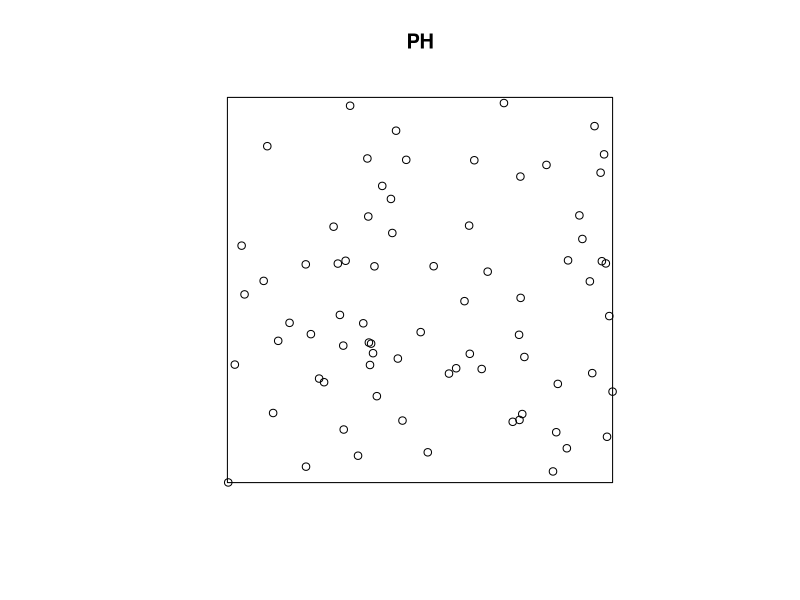
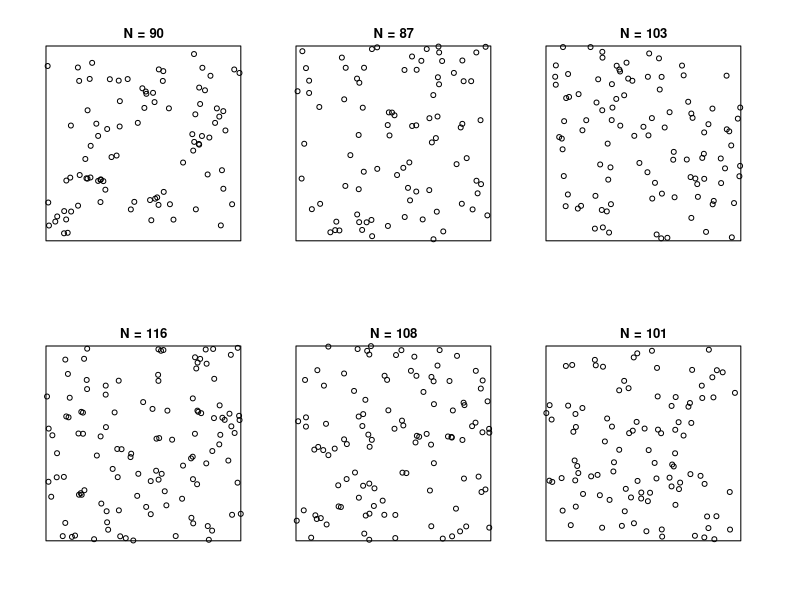
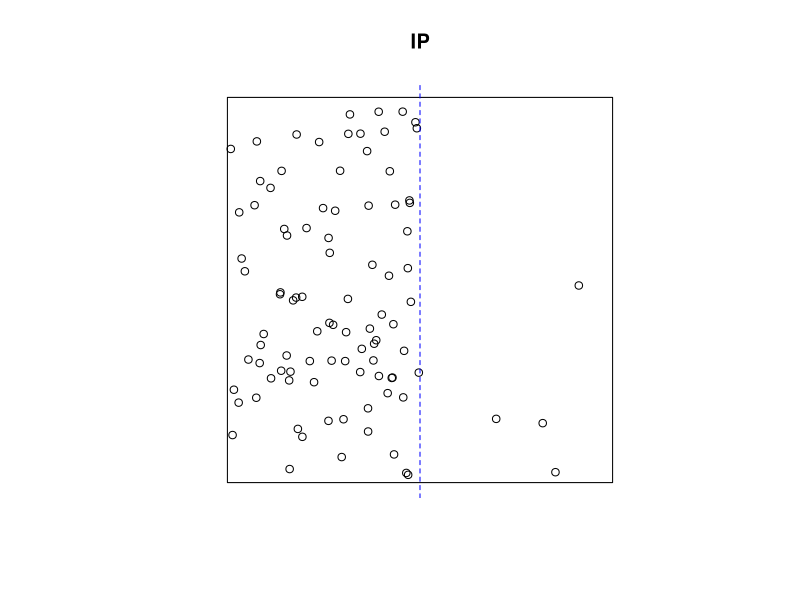
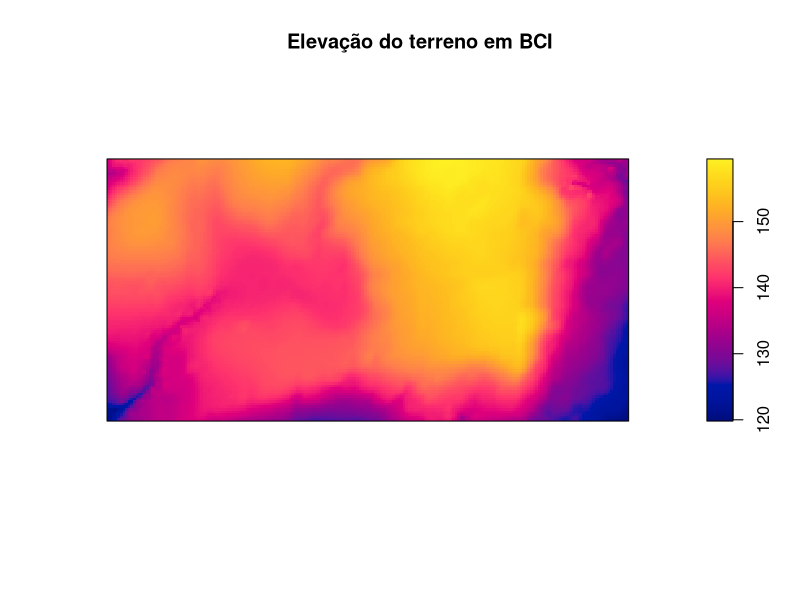
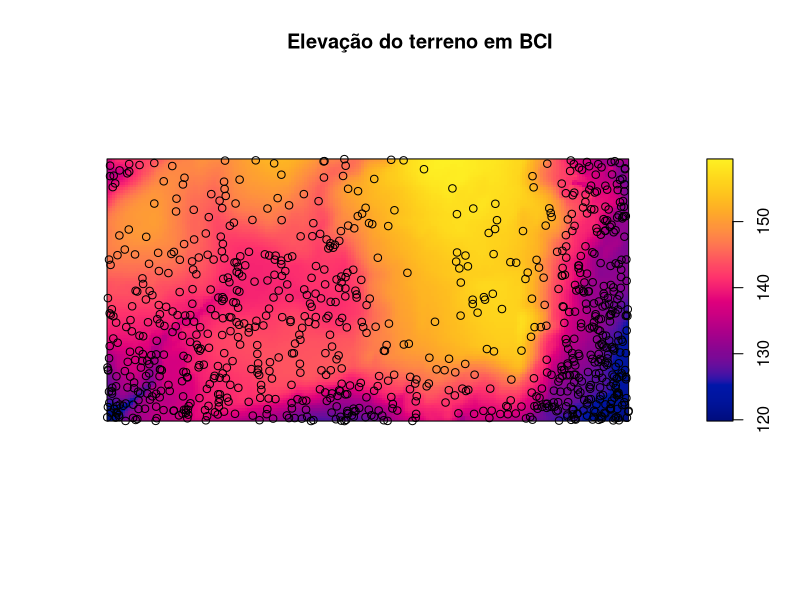
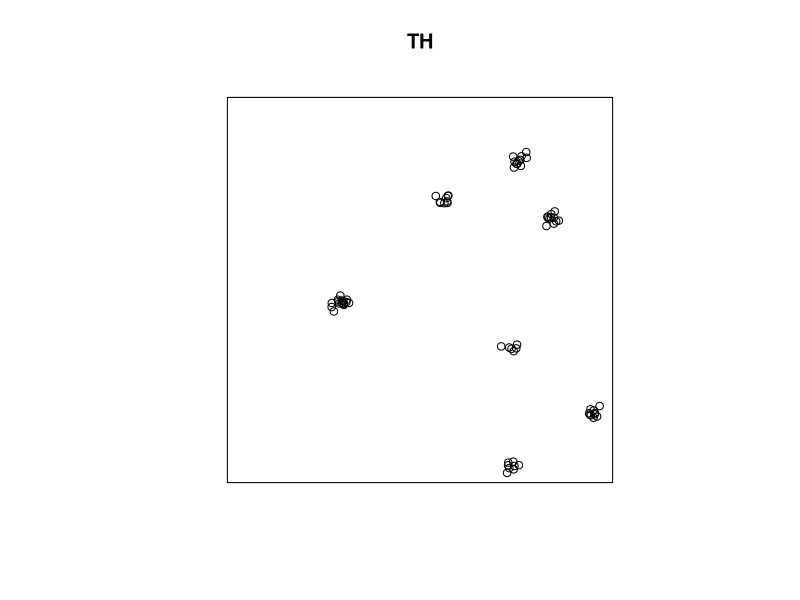
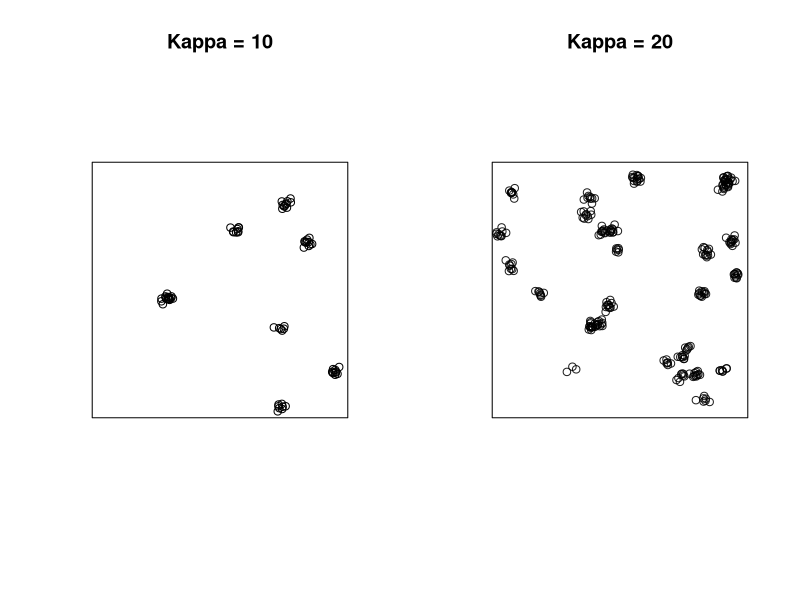
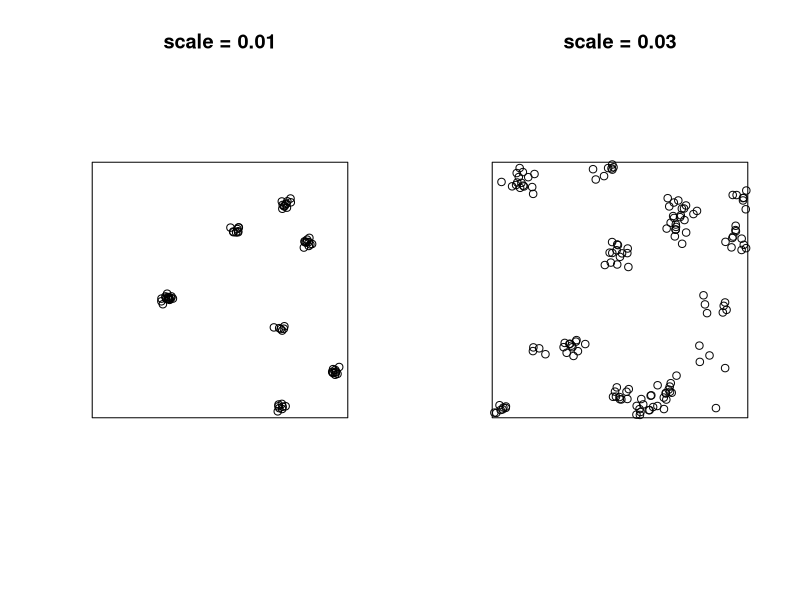

These figures' R source, in order:
## ---- chunk 1
library(knitr)
knitr::opts_chunk$set(echo = TRUE, eval = FALSE)
## descomente para gerar com todos os outputs
##knitr::opts_chunk$set(echo = TRUE, eval = TRUE)
## ---- chunk 2
library(spatstat)
## ---- chunk 3
## Gera o padrão de um processo PH, com intensidade = 100
PH <- rpoispp(lambda = 100, win = unit.square())
## Plota o padrão de pontos
plot(PH)
## ---- chunk 4
## seis  simulações do modelo
set.seed(3)
HP1 <- rpoispp(lambda = 100, win = unit.square(), nsim = 6)
names(HP1) <- sapply(HP1, function(x) paste0("N = ", x$n))
plot(HP1, multiplot=TRUE, main = "")
## ---- chunk 5
## Aqui definimos uma função que descreve como a intensidade muda na área
## No caso, a intensidade muda de 180 para 20 a partir do valor da coordenada X = 0.5
padrao1 <- function(x,y) ifelse(test = x > 0.5, yes = 20, no = 180)
## Gera o padrão de pontos
IP <- rpoispp(lambda = padrao1, win = unit.square())
## Plota o gráfico
plot(IP)
## Uma linha para marcar as duas regiões
abline(v = 0.5, lty =2 , col = "blue")
## ---- chunk 6
image(bei.extra$elev, main = "Elevação do terreno em BCI")
## ---- chunk 7
## Valores de intensidade em função da elevação
padrao2 <- exp(20 - bei.extra$elev/10)*5e-6
## Gera padrão de pontos com a intensidade definida acima
bci.pp <- rpoispp(lambda = padrao2)
## Plota o mapa do terreno e os pontos
image(bei.extra$elev, main = "Elevação do terreno em BCI")
points(bci.pp)
## ---- chunk 8
TH <- rThomas(kappa = 10, scale = 0.01, mu = 10, win = unit.square())
plot(TH)
## ---- chunk 9
## Nova simulacao com kappa = 20
TH2 <- rThomas(kappa = 20, scale = 0.01, mu = 10, win = unit.square())
## Plota o grafico anterior junto com o grafico do novo padrao
par(mfrow=c(1,2)) ## abre janela para dois graficos juntos
plot(TH, main = "Kappa = 10")
plot(TH2, main = "Kappa = 20")
par(mfrow = c(1,1))
## ---- chunk 10
## Nova simulacao com scale = 0.03
TH3 <- rThomas(kappa = 10, scale = 0.03, mu = 10, win = unit.square())
## Plota o grafico anterior junto com o grafico do novo padrao
par(mfrow=c(1,2)) ## abre janela para dois graficos juntos
plot(TH, main = "scale = 0.01")
plot(TH3, main = "scale = 0.03")
par(mfrow = c(1,1))
## ---- chunk 11
## Cria o padrão de intensidade de agregados: duas zonas com intensidades 6 e 20
padrao3 <- function(x,y) ifelse(x > 0.5, 6, 20)
## Simula o processo de Thomas com intensidade igual ao padrão acima
IT <- rThomas(kappa = padrao3, scale = 0.01, mu = 10, win = unit.square())
## Plota os pontos e a linha que divide as duas zonas de intensidade
plot(IT)
abline(v = 0.5, lty =2 , col = "blue")
